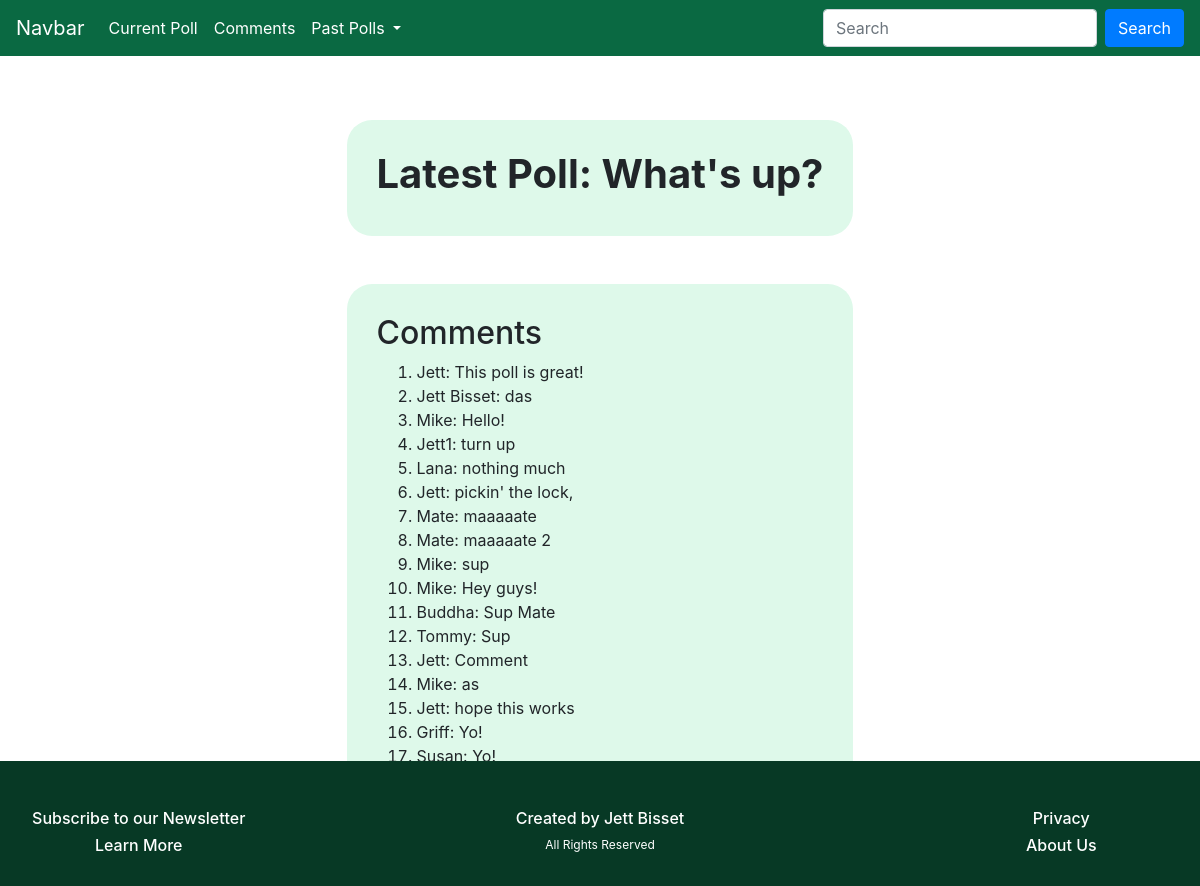
Screenshot of /polls/comments/list/ with the database file from the repository.
### polls/models.py (models this page shows, shortened)
class Question(models.Model):
    question_text = models.CharField(max_length=200)
    pub_date = models.DateTimeField('date published')
    def was_published_recently(self):
        now = timezone.now()
        return now - datetime.timedelta(days=1) <= self.pub_date <= now
    was_published_recently.admin_order_field = 'pub_date'
    was_published_recently.boolean = True
    was_published_recently.short_description = 'Published recently?'

class Comment(models.Model):
    comment_text = models.CharField(max_length=200)
    name = models.CharField(max_length=200)

### polls/views.py (the view)
# urls.py: path('comments/list/', views.display_list, name='list')
def display_list(request):
    context = {
        'comments': Comment.objects.all(),
        'latest_question': Question.objects.filter(pub_date__lte=timezone.now()).last()
      }
    return render(request, 'polls/list.html', context)

### polls/templates/polls/list.html (shortened to what this page needs)
{% load static %}
<head>
    <link rel="stylesheet" href="https://stackpath.bootstrapcdn.com/bootstrap/4.3.1/css/bootstrap.min.css">
    <link rel="stylesheet" type="text/css" href="{% static 'polls/style.css' %}">
</head>
<body>
<nav class="navbar navbar-expand-lg nav-bg">
    <a class="navbar-brand font-white" href="#">Navbar</a>
    <div class="collapse navbar-collapse" id="navbarSupportedContent">
      <ul class="navbar-nav mr-auto">
        <li class="nav-item active">
          <a class="nav-link font-white" href="#">Current Poll <span class="sr-only">(current)</span></a>
        </li>
        <li class="nav-item">
          <a class=" font-white nav-link font-white" href="#">Comments</a>
        </li>
        <li class="nav-item dropdown">
          <a class=" font-white nav-link dropdown-toggle" href="#" id="navbarDropdown" role="button" data-toggle="dropdown" aria-haspopup="true" aria-expanded="false">
            Past Polls
          </a>
        </li>
      </ul>
      <form class="form-inline my-2 my-lg-0">
        <input class="form-control mr-sm-2" type="search" placeholder="Search" aria-label="Search">
        <button class="btn btn-primary my-2 my-sm-0" type="submit">Search</button>
      </form>
    </div>
  </nav>
    <div class="container justify-content-center d-flex pt-4 mb-4">
        <div class = "flex-column d-flex">
            <div  class="mb-2 comment-list">
                <h1 class = "font-weight-bold"> Latest Poll:
                        <block>
                            {{ latest_question.question_text }}
                        </block>
                </h1>
            </div>
            <div class="comment-list">
                <h2> Comments </h2>
                <div style>
                    <ol>
                        {% for c in comments %}
                            <li>{{ c.name }}: {{ c.comment_text }}</li>
                        {% endfor %}
                    </ol>
                </div>
          </div>
        </div>
    </div>
<div style="position: fixed" class = "mt-5 pt-5 pb-3 footer">
    <div style="color: white" class = "">
      <div class = "d-flex row text-center">
        <div class="col-3">
          <h6>Subscribe to our Newsletter</h6>
          <h6>Learn More</h6>
        </div>
        <div class="col-6">
          <h6>Created by Jett Bisset</h6>
          <p style="font-size: 12px;">All Rights Reserved</p>
        </div>
        <div class="col-3">
          <h6>Privacy</h6>
          <h6>About Us</h6>
        </div>
      </div>
    </div>
  </div>
</body>

### polls/static/polls/style.css (style rules this page uses)
.font-white { color: white; }
.comment-list { background-color: #DEF9EA; border-radius: 25px; margin-top: 40px; padding: 30px; }
.nav-bg { background-color: #0A6942; }
.footer { background-color: #073925; bottom: 0; width: 100%; }

### rows the page displays
Question: question_text "What's up?"
Comment: name "Jett", comment_text "This poll is great!"
Comment: name "Jett Bisset", comment_text "das"
Comment: name "Mike", comment_text "Hello!"
Comment: name "Jett1", comment_text "turn up"
Comment: name "Lana", comment_text "nothing much"
Comment: name "Jett", comment_text "pickin' the lock,"
Comment: name "Mate", comment_text "maaaaate"
Comment: name "Mate", comment_text "maaaaate 2"
Comment: name "Mike", comment_text "sup"
Comment: name "Mike", comment_text "Hey guys!"
Comment: name "Buddha", comment_text "Sup Mate"
Comment: name "Tommy", comment_text "Sup"
Comment: name "Jett", comment_text "Comment"
Comment: name "Mike", comment_text "as"
Comment: name "Jett", comment_text "hope this works"
Comment: name "Griff", comment_text "Yo!"
Comment: name "Susan", comment_text "Yo!"
